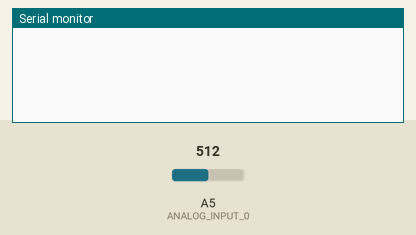
A sketch run on a simulated Arduino Uno, built with avr-gcc and run on an emulated ATmega328P. Shown: the last lines printed to the serial monitor. The inputs (shaded band) are chosen by the test bench; at power-on: A5 (ANALOG_INPUT_0) = 512.

Above: at 1.2 s.
1.3 s: A5 (ANALOG_INPUT_0) set to 716
At 2.2 s:
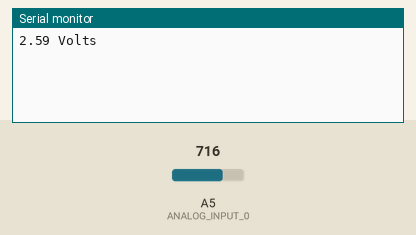
4.1 s: A5 (ANALOG_INPUT_0) set to 900
At 6.3 s:
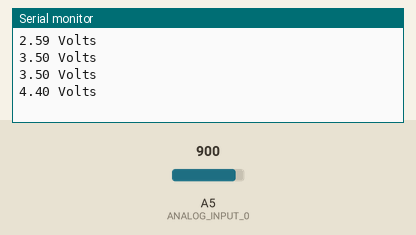
Timing chart, 0 to 7.8 s (numbered marks = the images above; inputs shaded):
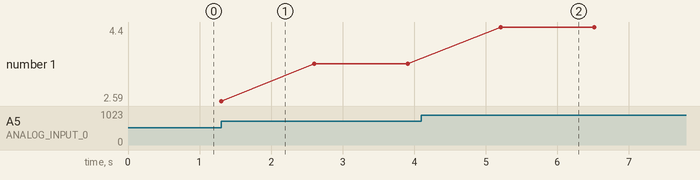

The sketch:

sketch.ino
```cpp
# define ANALOG_INPUT_0 5
# define RATIO 0.00489
int i;
int pin_reading_0;
int pin_reading_0_sum_of_readings;
int diff;
float output;
int temp;

void setup()
{
    pinMode(ANALOG_INPUT_0,INPUT);
    Serial.begin(9600);
}

void loop()
{
    delay(200);
    pin_reading_0_sum_of_readings = 0;
    for (i=0;i<=10;i++) {
        delay(100);
        temp = analogRead(ANALOG_INPUT_0);
        pin_reading_0_sum_of_readings += analogRead(ANALOG_INPUT_0);
    }
    pin_reading_0 = pin_reading_0_sum_of_readings / i;
    output = pin_reading_0 * RATIO;
    Serial.print(output);
    Serial.println(" Volts");
}
```

Measured:
- after the input at 1.3 s, the serial monitor: prints a new line at once (image 1)
- after the input at 4.1 s, the serial monitor: prints a new line after 1.1 s (image 2)
- plotted number 1: 3.5 → 4.4 after the input at 4.1 s
